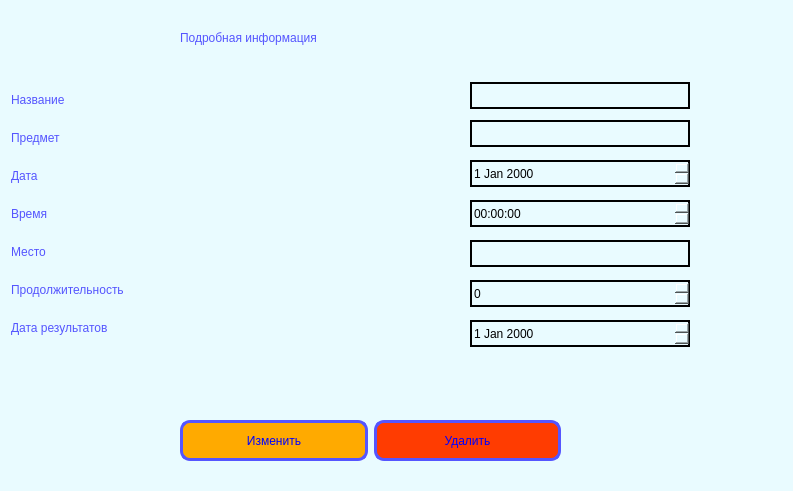
<?xml version="1.0" encoding="UTF-8"?>
<ui version="4.0">
 <class>Dialog</class>
 <widget class="QDialog" name="Dialog">
  <property name="geometry">
   <rect>
    <x>0</x>
    <y>0</y>
    <width>793</width>
    <height>491</height>
   </rect>
  </property>
  <property name="windowTitle">
   <string>Dialog</string>
  </property>
  <property name="styleSheet">
   <string notr="true">
background-color: rgb(233, 251, 255);
</string>
  </property>
  <widget class="QWidget" name="layoutWidget">
   <property name="geometry">
    <rect>
     <x>180</x>
     <y>400</y>
     <width>381</width>
     <height>81</height>
    </rect>
   </property>
   <layout class="QHBoxLayout" name="horizontalLayout_9">
    <item>
     <widget class="QPushButton" name="edit_button">
      <property name="minimumSize">
       <size>
        <width>151</width>
        <height>41</height>
       </size>
      </property>
      <property name="styleSheet">
       <string notr="true">
font: 75 10pt &quot;MS Shell Dlg 2&quot;;
border-radius: 10px;
border: 3px solid #5555ff;
color: blue;
background-color:rgb(255, 170, 0);</string>
      </property>
      <property name="text">
       <string>Изменить</string>
      </property>
     </widget>
    </item>
    <item>
     <widget class="QPushButton" name="del_button">
      <property name="minimumSize">
       <size>
        <width>151</width>
        <height>41</height>
       </size>
      </property>
      <property name="styleSheet">
       <string notr="true">
font: 75 10pt &quot;MS Shell Dlg 2&quot;;
border-radius: 10px;
border: 3px solid #5555ff;
color: blue;
background-color: rgb(255, 60, 1);</string>
      </property>
      <property name="text">
       <string>Удалить</string>
      </property>
     </widget>
    </item>
   </layout>
  </widget>
  <widget class="QLabel" name="label">
   <property name="geometry">
    <rect>
     <x>180</x>
     <y>10</y>
     <width>432</width>
     <height>56</height>
    </rect>
   </property>
   <property name="maximumSize">
    <size>
     <width>10000000</width>
     <height>10000000</height>
    </size>
   </property>
   <property name="styleSheet">
    <string notr="true">color: rgb(85, 85, 255);
font: italic 28pt &quot;Monotype Corsiva&quot;;

</string>
   </property>
   <property name="text">
    <string>Подробная информация</string>
   </property>
  </widget>
  <widget class="QWidget" name="layoutWidget">
   <property name="geometry">
    <rect>
     <x>11</x>
     <y>81</y>
     <width>451</width>
     <height>271</height>
    </rect>
   </property>
   <layout class="QVBoxLayout" name="verticalLayout">
    <item>
     <layout class="QHBoxLayout" name="horizontalLayout">
      <item>
       <widget class="QLabel" name="label_name">
        <property name="minimumSize">
         <size>
          <width>220</width>
          <height>0</height>
         </size>
        </property>
        <property name="maximumSize">
         <size>
          <width>110</width>
          <height>27</height>
         </size>
        </property>
        <property name="styleSheet">
         <string notr="true">color: rgb(85, 85, 255);
font: italic 17pt &quot;Monotype Corsiva&quot;;

</string>
        </property>
        <property name="text">
         <string>Название</string>
        </property>
       </widget>
      </item>
      <item alignment="Qt::AlignLeft">
       <widget class="QLabel" name="label_name_2">
        <property name="minimumSize">
         <size>
          <width>220</width>
          <height>0</height>
         </size>
        </property>
        <property name="maximumSize">
         <size>
          <width>110</width>
          <height>27</height>
         </size>
        </property>
        <property name="styleSheet">
         <string notr="true">color: rgb(0, 0, 0);
font: 75 12pt &quot;MS Shell Dlg 2&quot;;

</string>
        </property>
        <property name="text">
         <string/>
        </property>
       </widget>
      </item>
     </layout>
    </item>
    <item>
     <layout class="QHBoxLayout" name="horizontalLayout_2">
      <item alignment="Qt::AlignLeft">
       <widget class="QLabel" name="label_subject">
        <property name="minimumSize">
         <size>
          <width>220</width>
          <height>0</height>
         </size>
        </property>
        <property name="maximumSize">
         <size>
          <width>110</width>
          <height>27</height>
         </size>
        </property>
        <property name="styleSheet">
         <string notr="true">color: rgb(85, 85, 255);
font: italic 17pt &quot;Monotype Corsiva&quot;;

</string>
        </property>
        <property name="text">
         <string>Предмет</string>
        </property>
       </widget>
      </item>
      <item>
       <widget class="QLabel" name="label_subject_2">
        <property name="minimumSize">
         <size>
          <width>220</width>
          <height>0</height>
         </size>
        </property>
        <property name="maximumSize">
         <size>
          <width>110</width>
          <height>27</height>
         </size>
        </property>
        <property name="styleSheet">
         <string notr="true">color: rgb(0, 0, 0);
font: 75 12pt &quot;MS Shell Dlg 2&quot;;

</string>
        </property>
        <property name="text">
         <string/>
        </property>
       </widget>
      </item>
     </layout>
    </item>
    <item>
     <layout class="QHBoxLayout" name="horizontalLayout_3">
      <item alignment="Qt::AlignLeft">
       <widget class="QLabel" name="label_date">
        <property name="minimumSize">
         <size>
          <width>220</width>
          <height>0</height>
         </size>
        </property>
        <property name="maximumSize">
         <size>
          <width>110</width>
          <height>27</height>
         </size>
        </property>
        <property name="styleSheet">
         <string notr="true">color: rgb(85, 85, 255);
font: italic 17pt &quot;Monotype Corsiva&quot;;

</string>
        </property>
        <property name="text">
         <string>Дата</string>
        </property>
       </widget>
      </item>
      <item>
       <widget class="QLabel" name="label_date_2">
        <property name="minimumSize">
         <size>
          <width>220</width>
          <height>0</height>
         </size>
        </property>
        <property name="maximumSize">
         <size>
          <width>110</width>
          <height>27</height>
         </size>
        </property>
        <property name="styleSheet">
         <string notr="true">color: rgb(0, 0, 0);
font: 75 12pt &quot;MS Shell Dlg 2&quot;;

</string>
        </property>
        <property name="text">
         <string/>
        </property>
       </widget>
      </item>
     </layout>
    </item>
    <item>
     <layout class="QHBoxLayout" name="horizontalLayout_4">
      <item alignment="Qt::AlignLeft">
       <widget class="QLabel" name="label_time">
        <property name="minimumSize">
         <size>
          <width>220</width>
          <height>0</height>
         </size>
        </property>
        <property name="maximumSize">
         <size>
          <width>110</width>
          <height>27</height>
         </size>
        </property>
        <property name="styleSheet">
         <string notr="true">color: rgb(85, 85, 255);
font: italic 17pt &quot;Monotype Corsiva&quot;;

</string>
        </property>
        <property name="text">
         <string>Время</string>
        </property>
       </widget>
      </item>
      <item>
       <widget class="QLabel" name="label_time_2">
        <property name="minimumSize">
         <size>
          <width>220</width>
          <height>0</height>
         </size>
        </property>
        <property name="maximumSize">
         <size>
          <width>110</width>
          <height>27</height>
         </size>
        </property>
        <property name="styleSheet">
         <string notr="true">color: rgb(0, 0, 0);
font: 75 12pt &quot;MS Shell Dlg 2&quot;;

</string>
        </property>
        <property name="text">
         <string/>
        </property>
       </widget>
      </item>
     </layout>
    </item>
    <item>
     <layout class="QHBoxLayout" name="horizontalLayout_5">
      <item alignment="Qt::AlignLeft">
       <widget class="QLabel" name="label_place">
        <property name="minimumSize">
         <size>
          <width>220</width>
          <height>0</height>
         </size>
        </property>
        <property name="maximumSize">
         <size>
          <width>110</width>
          <height>27</height>
         </size>
        </property>
        <property name="styleSheet">
         <string notr="true">color: rgb(85, 85, 255);
font: italic 17pt &quot;Monotype Corsiva&quot;;

</string>
        </property>
        <property name="text">
         <string>Место</string>
        </property>
       </widget>
      </item>
      <item>
       <widget class="QLabel" name="label_place_2">
        <property name="minimumSize">
         <size>
          <width>220</width>
          <height>0</height>
         </size>
        </property>
        <property name="maximumSize">
         <size>
          <width>110</width>
          <height>27</height>
         </size>
        </property>
        <property name="styleSheet">
         <string notr="true">color: rgb(0, 0, 0);
font: 75 12pt &quot;MS Shell Dlg 2&quot;;

</string>
        </property>
        <property name="text">
         <string/>
        </property>
       </widget>
      </item>
     </layout>
    </item>
    <item>
     <layout class="QHBoxLayout" name="horizontalLayout_6">
      <item alignment="Qt::AlignLeft">
       <widget class="QLabel" name="label_duration">
        <property name="minimumSize">
         <size>
          <width>220</width>
          <height>0</height>
         </size>
        </property>
        <property name="maximumSize">
         <size>
          <width>220</width>
          <height>27</height>
         </size>
        </property>
        <property name="styleSheet">
         <string notr="true">color: rgb(85, 85, 255);
font: italic 17pt &quot;Monotype Corsiva&quot;;

</string>
        </property>
        <property name="text">
         <string>Продолжительность</string>
        </property>
       </widget>
      </item>
      <item>
       <widget class="QLabel" name="label_duration_2">
        <property name="minimumSize">
         <size>
          <width>220</width>
          <height>0</height>
         </size>
        </property>
        <property name="maximumSize">
         <size>
          <width>110</width>
          <height>27</height>
         </size>
        </property>
        <property name="styleSheet">
         <string notr="true">color: rgb(0, 0, 0);
font: 75 12pt &quot;MS Shell Dlg 2&quot;;

</string>
        </property>
        <property name="text">
         <string/>
        </property>
       </widget>
      </item>
     </layout>
    </item>
    <item>
     <layout class="QHBoxLayout" name="horizontalLayout_7">
      <item alignment="Qt::AlignLeft">
       <widget class="QLabel" name="label_result_date">
        <property name="minimumSize">
         <size>
          <width>220</width>
          <height>0</height>
         </size>
        </property>
        <property name="maximumSize">
         <size>
          <width>220</width>
          <height>27</height>
         </size>
        </property>
        <property name="styleSheet">
         <string notr="true">color: rgb(85, 85, 255);
font: italic 17pt &quot;Monotype Corsiva&quot;;

</string>
        </property>
        <property name="text">
         <string>Дата результатов</string>
        </property>
       </widget>
      </item>
      <item>
       <widget class="QLabel" name="label_date_result_2">
        <property name="minimumSize">
         <size>
          <width>220</width>
          <height>0</height>
         </size>
        </property>
        <property name="maximumSize">
         <size>
          <width>110</width>
          <height>27</height>
         </size>
        </property>
        <property name="styleSheet">
         <string notr="true">color: rgb(0, 0, 0);
font: 75 12pt &quot;MS Shell Dlg 2&quot;;

</string>
        </property>
        <property name="text">
         <string/>
        </property>
       </widget>
      </item>
     </layout>
    </item>
   </layout>
  </widget>
  <widget class="QLineEdit" name="edit_name">
   <property name="geometry">
    <rect>
     <x>470</x>
     <y>82</y>
     <width>220</width>
     <height>27</height>
    </rect>
   </property>
   <property name="minimumSize">
    <size>
     <width>220</width>
     <height>27</height>
    </size>
   </property>
   <property name="styleSheet">
    <string notr="true">border: 2px solid black;</string>
   </property>
  </widget>
  <widget class="QDateEdit" name="dateEdit">
   <property name="geometry">
    <rect>
     <x>470</x>
     <y>160</y>
     <width>220</width>
     <height>27</height>
    </rect>
   </property>
   <property name="minimumSize">
    <size>
     <width>220</width>
     <height>27</height>
    </size>
   </property>
   <property name="styleSheet">
    <string notr="true">border: 2px solid black;</string>
   </property>
  </widget>
  <widget class="QTimeEdit" name="timeEdit">
   <property name="geometry">
    <rect>
     <x>470</x>
     <y>200</y>
     <width>220</width>
     <height>27</height>
    </rect>
   </property>
   <property name="minimumSize">
    <size>
     <width>220</width>
     <height>27</height>
    </size>
   </property>
   <property name="styleSheet">
    <string notr="true">border: 2px solid black;</string>
   </property>
  </widget>
  <widget class="QLineEdit" name="edit_place">
   <property name="geometry">
    <rect>
     <x>470</x>
     <y>240</y>
     <width>220</width>
     <height>27</height>
    </rect>
   </property>
   <property name="minimumSize">
    <size>
     <width>220</width>
     <height>27</height>
    </size>
   </property>
   <property name="styleSheet">
    <string notr="true">border: 2px solid black;</string>
   </property>
  </widget>
  <widget class="QSpinBox" name="spin_box_duration">
   <property name="geometry">
    <rect>
     <x>470</x>
     <y>280</y>
     <width>220</width>
     <height>27</height>
    </rect>
   </property>
   <property name="minimumSize">
    <size>
     <width>220</width>
     <height>27</height>
    </size>
   </property>
   <property name="styleSheet">
    <string notr="true">border: 2px solid black;</string>
   </property>
  </widget>
  <widget class="QDateEdit" name="dateEdit_2">
   <property name="geometry">
    <rect>
     <x>470</x>
     <y>320</y>
     <width>220</width>
     <height>27</height>
    </rect>
   </property>
   <property name="minimumSize">
    <size>
     <width>220</width>
     <height>27</height>
    </size>
   </property>
   <property name="styleSheet">
    <string notr="true">border: 2px solid black;</string>
   </property>
  </widget>
  <widget class="QLineEdit" name="edit_subject">
   <property name="geometry">
    <rect>
     <x>470</x>
     <y>120</y>
     <width>220</width>
     <height>27</height>
    </rect>
   </property>
   <property name="minimumSize">
    <size>
     <width>220</width>
     <height>27</height>
    </size>
   </property>
   <property name="styleSheet">
    <string notr="true">border: 2px solid black;</string>
   </property>
  </widget>
 </widget>
 <resources/>
 <connections/>
</ui>
